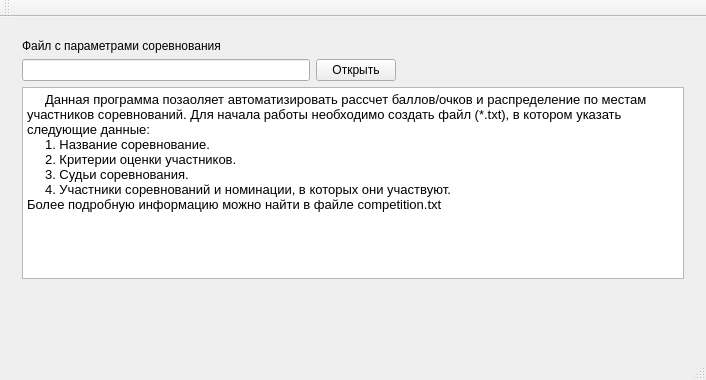
<?xml version="1.0" encoding="UTF-8"?>
<ui version="4.0">
 <class>MainWindow</class>
 <widget class="QMainWindow" name="MainWindow">
  <property name="geometry">
   <rect>
    <x>0</x>
    <y>0</y>
    <width>706</width>
    <height>380</height>
   </rect>
  </property>
  <property name="windowTitle">
   <string>MainWindow</string>
  </property>
  <widget class="QWidget" name="centralWidget">
   <layout class="QHBoxLayout" name="horizontalLayout">
    <item>
     <widget class="QWidget" name="wgPreference" native="true">
      <layout class="QVBoxLayout" name="verticalLayout_2">
       <item>
        <widget class="QLabel" name="label">
         <property name="text">
          <string>Файл с параметрами соревнования</string>
         </property>
        </widget>
       </item>
       <item>
        <layout class="QHBoxLayout" name="horizontalLayout_2">
         <item>
          <widget class="QLineEdit" name="lineEdit"/>
         </item>
         <item>
          <widget class="QPushButton" name="pushButton">
           <property name="text">
            <string>Открыть</string>
           </property>
          </widget>
         </item>
         <item>
          <spacer name="horizontalSpacer">
           <property name="orientation">
            <enum>Qt::Horizontal</enum>
           </property>
           <property name="sizeHint" stdset="0">
            <size>
             <width>40</width>
             <height>20</height>
            </size>
           </property>
          </spacer>
         </item>
        </layout>
       </item>
       <item>
        <widget class="QTextBrowser" name="textBrowser">
         <property name="html">
          <string>&lt;!DOCTYPE HTML PUBLIC &quot;-//W3C//DTD HTML 4.0//EN&quot; &quot;http://www.w3.org/TR/REC-html40/strict.dtd&quot;&gt;
&lt;html&gt;&lt;head&gt;&lt;meta name=&quot;qrichtext&quot; content=&quot;1&quot; /&gt;&lt;style type=&quot;text/css&quot;&gt;
p, li { white-space: pre-wrap; }
&lt;/style&gt;&lt;/head&gt;&lt;body style=&quot; font-family:'Sans'; font-size:10pt; font-weight:400; font-style:normal;&quot;&gt;
&lt;p style=&quot; margin-top:0px; margin-bottom:0px; margin-left:0px; margin-right:0px; -qt-block-indent:0; text-indent:0px;&quot;&gt;     Данная программа позаоляет автоматизировать рассчет баллов/очков и распределение по местам участников соревнований. Для начала работы необходимо создать файл (*.txt), в котором указать следующие данные:&lt;/p&gt;
&lt;p style=&quot; margin-top:0px; margin-bottom:0px; margin-left:0px; margin-right:0px; -qt-block-indent:0; text-indent:0px;&quot;&gt;     1. Название соревнование.&lt;/p&gt;
&lt;p style=&quot; margin-top:0px; margin-bottom:0px; margin-left:0px; margin-right:0px; -qt-block-indent:0; text-indent:0px;&quot;&gt;     2. Критерии оценки участников.&lt;/p&gt;
&lt;p style=&quot; margin-top:0px; margin-bottom:0px; margin-left:0px; margin-right:0px; -qt-block-indent:0; text-indent:0px;&quot;&gt;     3. Cудьи соревнования.&lt;/p&gt;
&lt;p style=&quot; margin-top:0px; margin-bottom:0px; margin-left:0px; margin-right:0px; -qt-block-indent:0; text-indent:0px;&quot;&gt;     4. Участники соревнований и номинации, в которых они участвуют.&lt;/p&gt;
&lt;p style=&quot; margin-top:0px; margin-bottom:0px; margin-left:0px; margin-right:0px; -qt-block-indent:0; text-indent:0px;&quot;&gt;Более подробную информацию можно найти в файле competition.txt&lt;/p&gt;&lt;/body&gt;&lt;/html&gt;</string>
         </property>
        </widget>
       </item>
       <item>
        <spacer name="verticalSpacer">
         <property name="orientation">
          <enum>Qt::Vertical</enum>
         </property>
         <property name="sizeHint" stdset="0">
          <size>
           <width>20</width>
           <height>34</height>
          </size>
         </property>
        </spacer>
       </item>
      </layout>
     </widget>
    </item>
   </layout>
  </widget>
  <widget class="QMenuBar" name="menuBar">
   <property name="geometry">
    <rect>
     <x>0</x>
     <y>0</y>
     <width>706</width>
     <height>25</height>
    </rect>
   </property>
  </widget>
  <widget class="QToolBar" name="mainToolBar">
   <attribute name="toolBarArea">
    <enum>TopToolBarArea</enum>
   </attribute>
   <attribute name="toolBarBreak">
    <bool>false</bool>
   </attribute>
  </widget>
  <widget class="QStatusBar" name="statusBar"/>
 </widget>
 <layoutdefault spacing="6" margin="11"/>
 <resources/>
 <connections/>
</ui>
